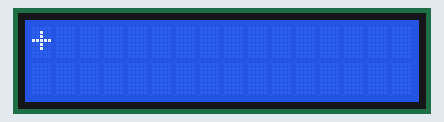
Bench run of a sketch on a simulated Arduino Uno, built with avr-gcc and run on an emulated ATmega328P. Parts: 16×2 character LCD.

Above: at 0.1 s.
At 1.1 s:
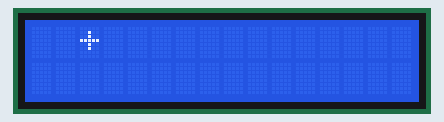
At 2.1 s:
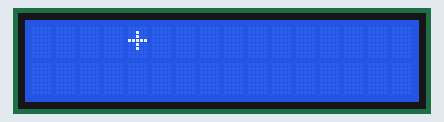
At 4.6 s:
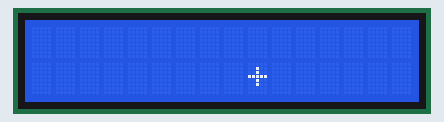
At 6.6 s:
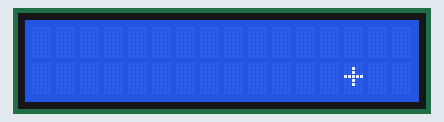
At 8.7 s:
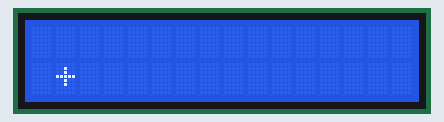

Measured:
- by itself, everything shown: repeats every 8.0 s, in 16 steps
- what the display in image 1 shows lasts 0.5 s, from 1.1 s to 1.6 s

The sketch:

sketch_mar05b.ino
```cpp
#include <LiquidCrystal.h>

#define rs 13
#define en 12
#define d4 8
#define d5 9
#define d6 10
#define d7 11

int col=0;
int row = 0;

LiquidCrystal lcd(rs, en, d4, d5, d6, d7);

void setup() {
  // put your setup code here, to run once:
  lcd.begin(16 , 2);
  lcd.clear();
}

void loop() {
  // put your main code here, to run repeatedly:
  lcd.clear();
  if(col == (16)){
    col=0;
    }
  lcd.setCursor(col,row);
  lcd.print("+");
  delay(500);
  col++;
  row=(row+1)%2;
}
```
